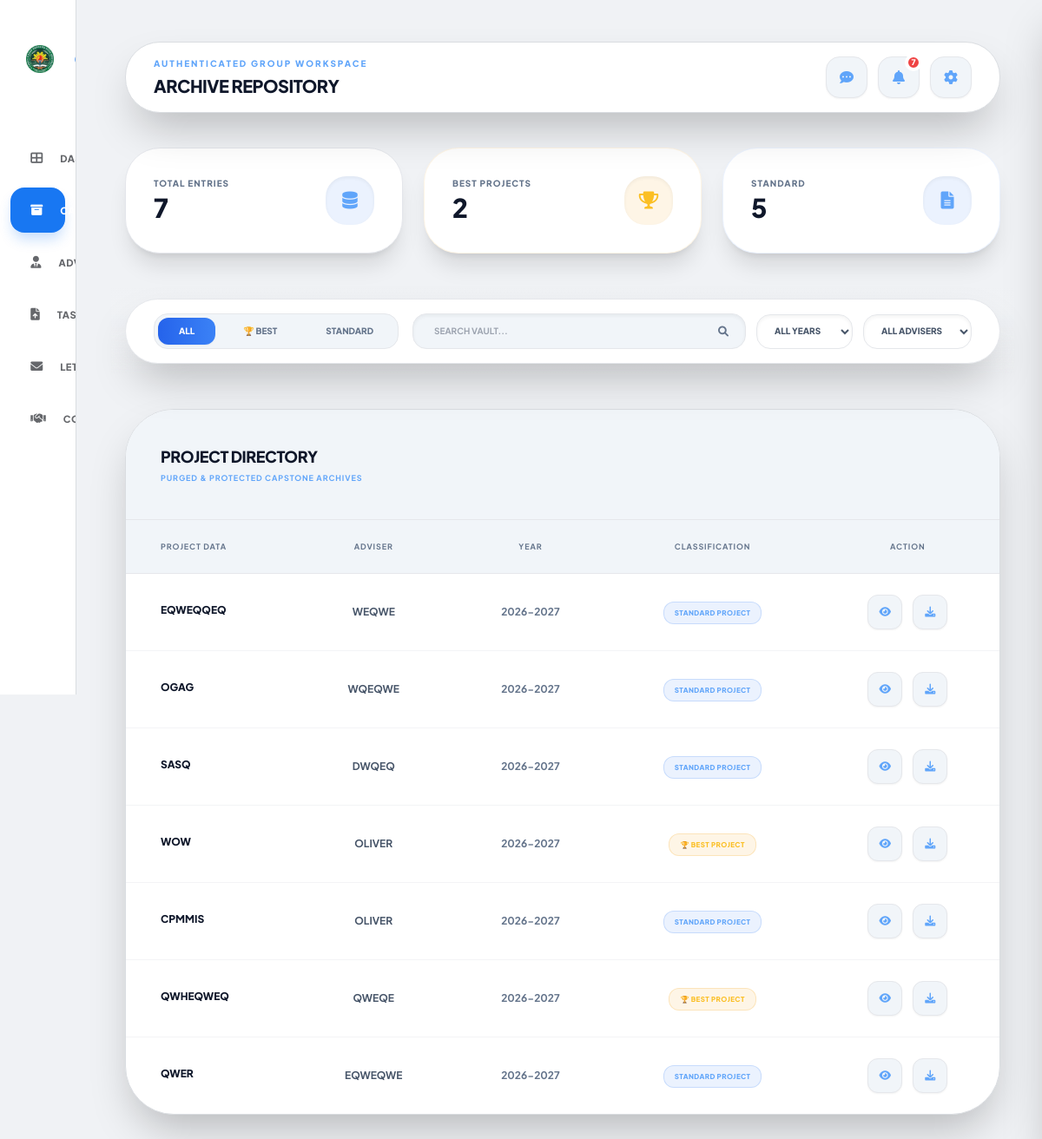
The app's page /group/archive_view.php (signed in) with its own data.
### tables this page shows
CREATE TABLE `capstone_archive` (
  `id` int NOT NULL,
  `title` varchar(255) NOT NULL,
  `adviser` varchar(100) DEFAULT NULL,
  `year` varchar(10) DEFAULT NULL,
  `category` varchar(50) DEFAULT 'Standard',
  `file_path` varchar(255) DEFAULT NULL,
  `uploaded_at` timestamp NOT NULL DEFAULT CURRENT_TIMESTAMP
);

### group/archive_view.php (the view, shortened to what this page needs)
<?php
include('../backend/db_config.php');
$user_id = (int)$_SESSION['user_id'];
function render_archive_rows($conn, $search, $year, $adviser, $tab) {
    $sql = "SELECT id, title, adviser, year, category, file_path FROM capstone_archive WHERE 1=1";
    $params = [];
    $types = '';
    $sql .= " ORDER BY id DESC LIMIT 500";
    if (!empty($params)) {
        $stmt = $conn->prepare($sql);
        $stmt->bind_param($types, ...$params);
        $stmt->execute();
        $result = $stmt->get_result();
    } else {
        $result = mysqli_query($conn, $sql);
    }
    if ($result && mysqli_num_rows($result) > 0) {
        while ($row = mysqli_fetch_assoc($result)) {
            $cat_html_class = ($row['category'] === 'best')
                ? 'bg-amber-500/10 text-amber-400 border border-amber-500/20'
                : 'bg-blue-500/10 text-blue-400 border border-blue-500/20';
            $cat_html_label = ($row['category'] === 'best')
                ? '🏆 Best Project'
                : 'Standard Project';
            $row_json = htmlspecialchars(json_encode([
                'title' => $row['title'],
                'adviser' => $row['adviser'],
                'year' => $row['year'],
                'category' => $row['category'],
                'abstract' => $row['abstract'] ?? '',
                'file_path' => $row['file_path']
            ], JSON_HEX_APOS | JSON_HEX_TAG | JSON_HEX_AMP | JSON_HEX_QUOT), ENT_QUOTES, 'UTF-8');
            $fn = basename($row['file_path']);
            $url = htmlspecialchars('../backend/serve_file.php?type=archive&file=' . rawurlencode($fn), ENT_QUOTES, 'UTF-8');
            $t_html = htmlspecialchars($row['title'], ENT_QUOTES, 'UTF-8');
            echo "<tr id='row-{$row['id']}' class='hover:bg-white/[0.02] transition-all group'>
                    <td class='px-10 py-6'>
                        <span class='font-extrabold text-slate-900 uppercase text-xs block mb-1 group-hover:text-blue-400 transition-colors cursor-pointer' onclick=\"viewCapstone($row_json)\">$t_html</span>
                    </td>
                    <td class='px-10 py-6 text-center text-xs font-bold text-slate-600 uppercase'>".htmlspecialchars($row['adviser'] ?? 'NONE ASSIGNED', ENT_QUOTES, 'UTF-8')."</td>
                    <td class='px-10 py-6 text-center text-xs font-bold text-slate-500'>".htmlspecialchars($row['year'], ENT_QUOTES, 'UTF-8')."</td>
                    <td class='px-10 py-6 text-center'>
                        <span class='px-3 py-1.5 inline-block rounded-xl text-[8px] font-black uppercase tracking-wider $cat_html_class'>$cat_html_label</span>
                    </td>
                    <td class='px-10 py-6 text-center'>
                        <div class='inline-flex items-center justify-center gap-3'>
                            <button type=\"button\" onclick=\"openArchiveContents({$row['id']}, this.dataset.title)\" data-title=\"$t_html\" title=\"View PDF Chapters\" class='icon-tooltip w-10 h-10 inline-flex items-center justify-center bg-slate-100 border border-gray-200 text-blue-400 hover:bg-blue-600 hover:text-white rounded-xl transition shadow-sm' data-tip='VIEW PDF CHAPTERS'>
                                <i class='fas fa-eye text-xs'></i>
                            </button>
                            <a href='$url' download class='w-10 h-10 inline-flex items-center justify-center bg-slate-100 border border-gray-200 text-blue-400 hover:bg-blue-600 hover:text-white rounded-xl transition shadow-sm' title='Download File'>
                                <i class='fas fa-download text-xs'></i>
                            </a>
                        </div>
                    </td>
                  </tr>";
        }
    } else {
        echo "<tr><td colspan='5' class='px-10 py-20 text-center text-slate-500 uppercase text-[10px] font-black italic tracking-widest'>No matching records identified in repository.</td></tr>";
    }
}
$metrics_stmt = $conn->prepare("SELECT (SELECT COUNT(*) FROM capstone_archive) as total, (SELECT COUNT(*) FROM capstone_archive WHERE category='best') as best_count, (SELECT COUNT(*) FROM capstone_archive WHERE category='regular') as standard_count");
$metrics_stmt->execute();
$m = $metrics_stmt->get_result()->fetch_assoc();
$total_archived = $m['total'] ?? 0;
$best_count = $m['best_count'] ?? 0;
$standard_count = $m['standard_count'] ?? 0;
$unread_stmt = $conn->prepare("SELECT COUNT(*) as unread FROM notifications WHERE is_read = 0 AND ((user_id = ? AND user_role = 'group') OR (user_role = 'group' AND message LIKE '%registered%' AND message LIKE '%adviser%' AND SUBSTRING_INDEX(message, ': ', -1) IN (SELECT full_name FROM adviser)))");
$unread_stmt->bind_param('i', $user_id);
$unread_stmt->execute();
$unread_count = $unread_stmt->get_result()->fetch_assoc()['unread'] ?? 0;
?>
<!DOCTYPE html>
<html lang="en">
<head>
    <link href="https://cdnjs.cloudflare.com/ajax/libs/font-awesome/6.0.0/css/all.min.css" rel="stylesheet">
    <script src="https://cdn.tailwindcss.com"></script>
    <link href="https://cdnjs.cloudflare.com/ajax/libs/font-awesome/6.0.0/css/all.min.css" rel="stylesheet">
    <link rel="stylesheet" href="../assets/css/responsive.css">
</head>
<body class="min-h-screen flex" style="background-color:#F0F2F5">
    <aside class="group sidebar" id="sidebar">
        <div class="logo-section transition-all duration-300">
            <div class="bg-white p-2 rounded-xl flex-none flex items-center justify-center w-12 h-12">
                <img src="../chmsu.png" class="w-10 h-10 object-contain shrink-0" alt="CHMSU Logo">
            </div>
        </div>
        <nav class="flex-1 space-y-2 px-3">
            <a href="group_dashboard.php" class="sidebar-link"><i class="fas fa-th-large w-5 text-center text-sm"></i><span class="sidebar-text">Dashboard</span></a>
            <a href="archive_view.php" class="sidebar-link active"><i class="fas fa-archive w-5 text-center text-sm"></i><span class="sidebar-text">Capstone Archive</span></a>
            <a href="advisers.php" class="sidebar-link"><i class="fas fa-user-tie w-5 text-center text-sm"></i><span class="sidebar-text">Adviser</span></a>
            <a href="submissions.php" class="sidebar-link"><i class="fas fa-file-upload w-5 text-center text-sm"></i><span class="sidebar-text">Tasks & Submissions</span></a>
            <a href="letters.php" class="sidebar-link"><i class="fas fa-envelope w-5 text-center text-sm"></i><span class="sidebar-text">Letters</span></a>
            <a href="meetings.php" class="sidebar-link"><i class="fas fa-handshake w-5 text-center text-sm"></i><span class="sidebar-text">Consultation</span></a>
        </nav>
    </aside>
    <main class="flex-1 ml-0 md:ml-24 p-8 lg:p-12 space-y-10">
        <nav class="premium-card rounded-[2.5rem] px-4 sm:px-8 py-4 flex flex-wrap justify-between items-center gap-2 shadow-2xl relative z-[100]">
            <div class="min-w-0 flex-1">
                <p class="text-[10px] font-black text-blue-400 uppercase tracking-[0.2em] mb-1">Authenticated Group Workspace</p>
                <h2 class="text-lg sm:text-xl font-black text-slate-900 uppercase tracking-tight truncate">Archive Repository</h2>
            </div>
            <div class="flex items-center gap-3 relative z-[250] shrink-0">
                <div class="relative nav-icon-container">
                    <button onclick="toggleGroupChatWidget()" data-tip="Messages" class="icon-tooltip w-12 h-12 rounded-2xl bg-slate-100 border border-gray-200 flex items-center justify-center hover:bg-slate-100 transition relative shadow-sm"><i class="fas fa-comment-dots text-blue-400"></i></button>
                </div>
                <div class="relative nav-icon-container">
                    <button onclick="handleNotifClick()" data-tip="Notifications" class="icon-tooltip w-12 h-12 rounded-2xl bg-slate-100 border border-gray-200 flex items-center justify-center hover:bg-slate-100 transition relative shadow-sm">
                        <i class="fas fa-bell text-blue-400"></i>
                        <?php if ($unread_count > 0): ?><span id="notif-badge" class="absolute -top-1 -right-1 w-5 h-5 bg-red-500 text-white text-[9px] font-black rounded-full border-4 border-white flex items-center justify-center"><?php echo $unread_count; ?></span><?php endif; ?>
                    </button>
                </div>
                <div class="relative nav-icon-container">
                    <button onclick="toggleSettingsDropdown()" data-tip="Settings" class="icon-tooltip w-12 h-12 rounded-2xl bg-slate-100 border border-gray-200 flex items-center justify-center hover:bg-slate-100 transition relative shadow-sm"><i class="fas fa-cog text-blue-400"></i></button>
                </div>
            </div>
        </nav>
        <div class="grid grid-cols-1 sm:grid-cols-2 lg:grid-cols-3 gap-4 sm:gap-6">
            <div class="stat-card p-4 sm:p-8 rounded-[2.5rem] flex items-center justify-between shadow-xl">
                <div class="min-w-0 flex-1"><p class="text-[10px] font-black text-slate-500 uppercase tracking-widest mb-1 truncate">Total Entries</p><h2 class="text-3xl font-black text-slate-900"><?php echo $total_archived; ?></h2></div>
                <div class="w-14 h-14 bg-blue-500/10 text-blue-400 rounded-3xl flex items-center justify-center text-xl shadow-inner shrink-0"><i class="fas fa-database"></i></div>
            </div>
            <div class="stat-card p-4 sm:p-8 rounded-[2.5rem] flex items-center justify-between shadow-xl border-amber-500/10">
                <div class="min-w-0 flex-1"><p class="text-[10px] font-black text-slate-500 uppercase tracking-widest mb-1 truncate">Best Projects</p><h2 class="text-3xl font-black text-slate-900"><?php echo $best_count; ?></h2></div>
                <div class="w-14 h-14 bg-amber-500/10 text-amber-400 rounded-3xl flex items-center justify-center text-xl shadow-inner shrink-0"><i class="fas fa-trophy"></i></div>
            </div>
            <div class="stat-card p-4 sm:p-8 rounded-[2.5rem] flex items-center justify-between shadow-xl border-blue-500/10">
                <div class="min-w-0 flex-1"><p class="text-[10px] font-black text-slate-500 uppercase tracking-widest mb-1 truncate">Standard</p><h2 class="text-3xl font-black text-slate-900"><?php echo $standard_count; ?></h2></div>
                <div class="w-14 h-14 bg-blue-500/10 text-blue-400 rounded-3xl flex items-center justify-center text-xl shadow-inner shrink-0"><i class="fas fa-file-alt"></i></div>
            </div>
        </div>
        <div class="sticky top-0 z-50 -mx-4 px-4 py-3 bg-gradient-to-b from-[#F0F2F5] via-[#F0F2F5]/90 to-transparent backdrop-blur-md">
            <nav class="premium-card rounded-[2.5rem] px-8 py-4 flex flex-wrap justify-between items-center shadow-2xl gap-4 bg-white border border-gray-200">
                <div class="flex items-center gap-2 p-1 bg-slate-100 rounded-2xl border border-gray-200 w-full sm:w-auto overflow-x-auto">
                    <button onclick="filterTab('all')" id="tab-all" class="tab-btn flex-1 sm:flex-none px-4 sm:px-6 py-2 rounded-xl text-[10px] font-black uppercase transition text-white bg-gradient-to-r from-blue-600 to-blue-500 shadow-sm active whitespace-nowrap">All</button>
                    <button onclick="filterTab('best')" id="tab-best" class="tab-btn flex-1 sm:flex-none px-4 sm:px-6 py-2 rounded-xl text-[10px] font-black uppercase transition text-slate-500 hover:text-blue-600 whitespace-nowrap">🏆 Best</button>
                    <button onclick="filterTab('regular')" id="tab-regular" class="tab-btn flex-1 sm:flex-none px-4 sm:px-6 py-2 rounded-xl text-[10px] font-black uppercase transition text-slate-500 hover:text-blue-600 whitespace-nowrap">Standard</button>
                </div>
                <div class="flex flex-wrap items-center gap-3 flex-1 justify-center max-w-2xl w-full sm:w-auto">
                    <div class="relative flex-1 group min-w-0 w-full sm:w-auto sm:min-w-[200px]">
                        <input type="text" id="searchInput" oninput="fetchResults()" placeholder="SEARCH VAULT..." class="w-full bg-slate-100 border border-gray-200 px-6 py-3 rounded-2xl text-[10px] font-bold uppercase text-slate-900 outline-none focus:border-blue-500/50 shadow-inner">
                        <i class="fas fa-search absolute right-5 top-1/2 -translate-y-1/2 text-slate-500 text-xs"></i>
                    </div>
                    <select id="yearSelect" onchange="fetchResults()" class="w-full sm:w-auto bg-white border border-gray-200 px-4 py-3 rounded-2xl text-[10px] font-black uppercase text-slate-600 outline-none cursor-pointer focus:border-blue-500/50 shadow-inner">
                        <option value="all" class="bg-white text-slate-900 font-bold uppercase">All Years</option>
                    </select>
                    <select id="adviserSelect" onchange="fetchResults()" class="w-full sm:w-auto bg-white border border-gray-200 px-4 py-3 rounded-2xl text-[10px] font-black uppercase text-slate-600 outline-none cursor-pointer max-w-none sm:max-w-[150px] focus:border-blue-500/50 shadow-inner">
                        <option value="all" class="bg-white text-slate-900 font-bold uppercase">All Advisers</option>
                    </select>
                </div>
            </nav>
        </div>
        <section class="premium-card rounded-[3.5rem] shadow-2xl overflow-hidden">
            <div class="p-8 lg:p-10 border-b border-gray-200 flex flex-col md:flex-row justify-between items-center bg-slate-100">
                <div><h3 class="text-lg font-black uppercase text-slate-900 tracking-tight">Project Directory</h3><p class="text-[9px] font-bold text-blue-400 uppercase tracking-widest mt-1">Purged & Protected Capstone Archives</p></div>
            </div>
            <div class="overflow-x-auto custom-scrollbar">
                <table class="w-full text-left">
                    <thead class="bg-slate-100 text-[9px] font-black uppercase tracking-widest text-slate-500 border-b border-gray-200">
                        <tr>
                            <th class="px-4 sm:px-10 py-4 sm:py-6">Project Data</th>
                            <th class="px-4 sm:px-10 py-4 sm:py-6 text-center">Adviser</th>
                            <th class="px-4 sm:px-10 py-4 sm:py-6 text-center">Year</th>
                            <th class="px-4 sm:px-10 py-4 sm:py-6 text-center">Classification</th>
                            <th class="px-4 sm:px-10 py-4 sm:py-6 text-center">Action</th>
                        </tr>
                    </thead>
                    <tbody id="archiveTableBody" class="divide-y divide-gray-100">
                        <?php render_archive_rows($conn, '', '', '', 'all'); ?>
                    </tbody>
                </table>
            </div>
        </section>
    </main>
</body>
</html>

### records on screen
capstone_archive: title "EQWEQQEQ", adviser "WEQWE", year "2026-2027", category "STANDARD PROJECT"
capstone_archive: title "OGAG", adviser "WQEQWE", year "2026-2027", category "STANDARD PROJECT"
capstone_archive: title "SASQ", adviser "DWQEQ", year "2026-2027", category "STANDARD PROJECT"
capstone_archive: title "WOW", adviser "OLIVER", year "2026-2027", category "🏆 BEST PROJECT"
capstone_archive: title "CPMMIS", adviser "OLIVER", year "2026-2027", category "STANDARD PROJECT"
capstone_archive: title "QWHEQWEQ", adviser "QWEQE", year "2026-2027", category "🏆 BEST PROJECT"
capstone_archive: title "QWER", adviser "EQWEQWE", year "2026-2027", category "STANDARD PROJECT"

### other values on screen
$unread_count "7"
$total_archived "7"
$best_count "2"
$standard_count "5"
